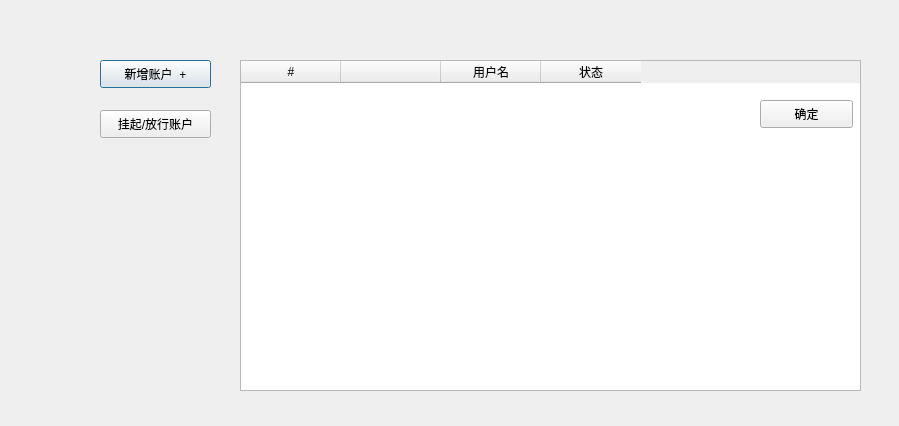
<?xml version="1.0" encoding="UTF-8"?>
<ui version="4.0">
 <class>Dialog</class>
 <widget class="QDialog" name="Dialog">
  <property name="geometry">
   <rect>
    <x>0</x>
    <y>0</y>
    <width>899</width>
    <height>426</height>
   </rect>
  </property>
  <property name="windowTitle">
   <string>Dialog</string>
  </property>
  <widget class="QPushButton" name="pushButton">
   <property name="geometry">
    <rect>
     <x>100</x>
     <y>60</y>
     <width>111</width>
     <height>28</height>
    </rect>
   </property>
   <property name="text">
    <string>新增账户  +</string>
   </property>
  </widget>
  <widget class="QPushButton" name="pushButton_2">
   <property name="geometry">
    <rect>
     <x>100</x>
     <y>110</y>
     <width>111</width>
     <height>28</height>
    </rect>
   </property>
   <property name="text">
    <string>挂起/放行账户</string>
   </property>
  </widget>
  <widget class="QTableWidget" name="recyclestation">
   <property name="geometry">
    <rect>
     <x>240</x>
     <y>60</y>
     <width>621</width>
     <height>331</height>
    </rect>
   </property>
   <property name="inputMethodHints">
    <set>Qt::ImhDialableCharactersOnly</set>
   </property>
   <column>
    <property name="text">
     <string>#</string>
    </property>
   </column>
   <column>
    <property name="text">
     <string/>
    </property>
   </column>
   <column>
    <property name="text">
     <string>用户名</string>
    </property>
   </column>
   <column>
    <property name="text">
     <string>状态</string>
    </property>
   </column>
  </widget>
  <widget class="QPushButton" name="pushButton_3">
   <property name="geometry">
    <rect>
     <x>760</x>
     <y>100</y>
     <width>93</width>
     <height>28</height>
    </rect>
   </property>
   <property name="text">
    <string>确定</string>
   </property>
  </widget>
 </widget>
 <resources/>
 <connections/>
</ui>
